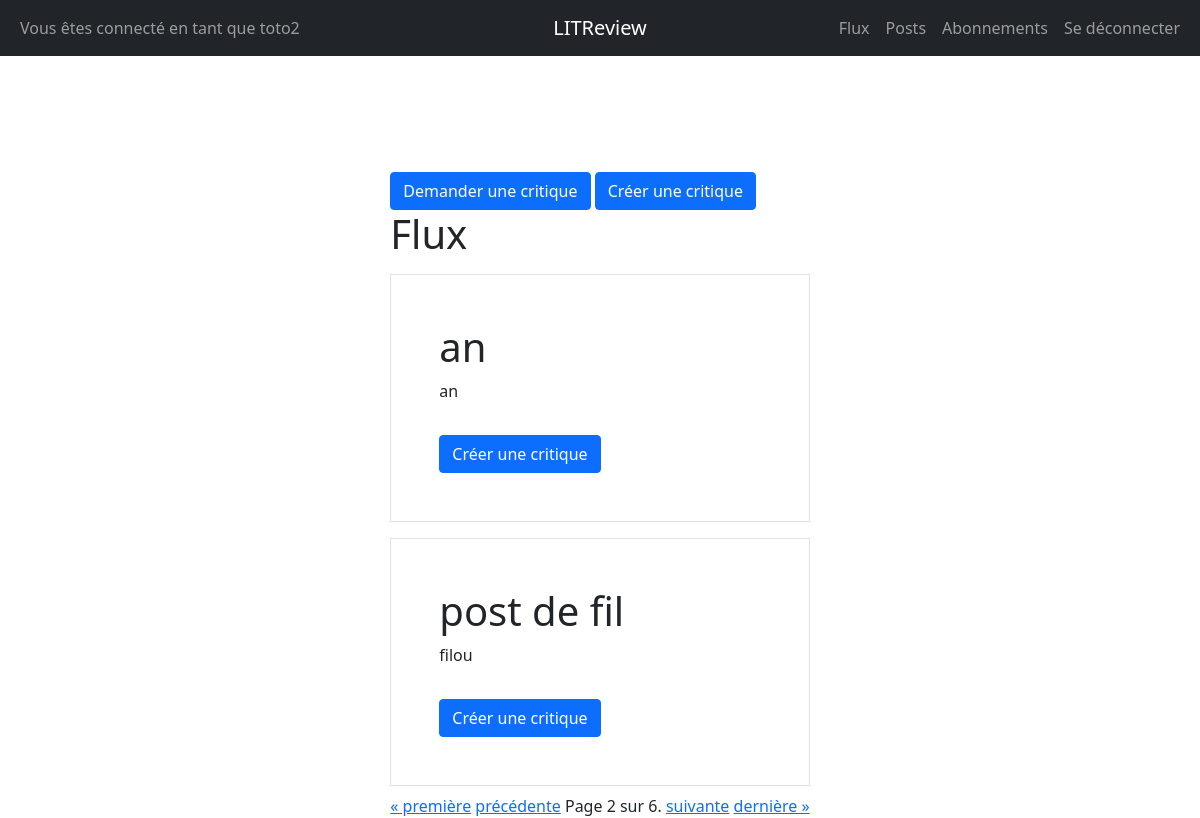
The app's page /flux/?page=2 (signed in) with its own data.
### inscription/models.py (models this page shows)
class User(AbstractUser):
    pass

class Ticket(models.Model):
    title = models.CharField(max_length=128)
    description = models.TextField(max_length=2048, blank=True)
    image = models.ImageField(null=True, blank=True)
    user = models.ForeignKey(to=settings.AUTH_USER_MODEL, on_delete=models.CASCADE)
    time_created = models.DateTimeField(auto_now_add=True)
    IMAGE_MAX_SIZE = (800, 800)
    if image == None :
        def resize_image(self):
            image = Image.open(self.image)
            image.thumbnail(self.IMAGE_MAX_SIZE)
            image.save(self.image.path)
        def save(self, *args, **kwargs):
            super().save(*args, **kwargs)
            self.resize_image()

### inscription/views.py (the view)
# urls.py: path('flux/', views.flux, name='flux'),
@login_required
def flux(request):
    ticket_answer=''
    user_tickets = Ticket.objects.all().filter(user=request.user)
    user_reviews = Review.objects.all().filter(ticket__in=user_tickets).exclude(user=request.user)
    follow = UserFollows.objects.all().filter(user=request.user)
    follower = [f.followed_user for f in follow] + [User.objects.filter(username=request.user)[0]]
    tickets = Ticket.objects.all().filter(user__in=follower)
    tickets = tickets.annotate(content_type=Value('TICKET', CharField()))
    reviews = Review.objects.all().filter(user__in=follower) | user_reviews
    reviews = reviews.annotate(content_type=Value('REVIEW', CharField()))
    posts = sorted(
        chain(reviews, tickets),
        key=lambda post: post.time_created,
        reverse=True
    )
    paginator = Paginator(posts, 2)
    page_number = request.GET.get('page')
    page_obj = paginator.get_page(page_number)
    for item in page_obj.object_list:
        if item.content_type == 'TICKET' :
            ticket_answer = Review.objects.filter(ticket=item)
    return render(request, 'inscription/flux.html', context={'page_obj': page_obj, 'ticket_answer' : ticket_answer})

### inscription/templates/inscription/flux.html (shortened to what this page needs)
{% extends 'inscription/base.html' %}
{% block content %}
<div class="d-flex flex-column">
    <div>
        <a class="btn btn-primary mt-3" href={% url 'create_ticket' %}>Demander une critique</a>
        <a class="btn btn-primary mt-3" href={% url 'create_review' %}>Créer une critique</a>
    </div>
    <h1>Flux </h1>
    {% for post in page_obj %}
    {% if post.content_type == 'TICKET' %}
    <div class="border px-5 py-5 my-2 w-100">
        <h1>{{ post.title }}</h1>
        <p> {{ post.description }} </p>
        {% if not ticket_answer%}
            {% if post.user != request.user %}
            <form action="{% url 'create_review_answer' %}" method="get">
                <button type="submit" class=" btn btn-primary mt-3  ">Créer une critique</button>
            </form>
            {% endif %}
        {% endif %}
    </div>
    {% endif %}
    {% endfor %}
    <span>
        {% if page_obj.has_previous %}
            <a href="?page=1">« première</a>
            <a href="?page={{ page_obj.previous_page_number }}">précédente</a>
        {% endif %}
        <span>
            Page {{ page_obj.number }} sur {{ page_obj.paginator.num_pages }}.
        </span>
        {% if page_obj.has_next %}
            <a href="?page={{ page_obj.next_page_number }}">suivante</a>
            <a href="?page={{ page_obj.paginator.num_pages }}">dernière »</a>
        {% endif %}
    </span>
</div>
{% endblock %}

### inscription/templates/inscription/base.html (shortened to what this page needs)
<!DOCTYPE html>
<html lang="en">
    <head>
        <link href="https://cdn.jsdelivr.net/npm/bootstrap@5.1.3/dist/css/bootstrap.min.css" rel="stylesheet">
    </head>
    <body>
    <nav class="navbar navbar-expand-md navbar-dark bg-dark">
    <div class="container-fluid">
        <div class="navbar-collapse collapse w-100 order-1 order-md-0 dual-collapse2">
            {%  if user.is_authenticated %}
              <ul class="navbar-nav me-auto">
                <li class="nav-item active">
                    <a class="nav-link" href="#">Vous êtes connecté en tant que {{ request.user }}</a>
                </li>
            </ul>
            {% endif %}
        </div>
        <div class="mx-auto order-0">
            <a class="navbar-brand mx-auto" href="{% url 'accueil' %}">LITReview</a>
        </div>
        <div class="navbar-collapse collapse w-100 order-3 dual-collapse2">
            {%  if user.is_authenticated %}
            <ul class="navbar-nav ms-auto">
                <li class="nav-item">
                    <a class="nav-link" href={% url 'flux' %}>Flux</a>
                </li>
                <li class="nav-item">
                    <a class="nav-link" href={% url 'my_posts' %}>Posts</a>
                </li>
                <li class="nav-item">
                    <a class="nav-link" href={% url 'abonnements' %}>Abonnements</a>
                </li>
                <li class="nav-item">
            <a class="nav-link" href="{% url 'logout' %}">Se déconnecter</a>
                </li>
            </ul>
            {% endif %}
        </div>
    </div>
</nav>
    <div class="d-flex justify-content-center" style="margin-top:100px;">
    {% block content %}{% endblock %}
    </div>
    </body>
</html>

### records on screen
User: user "toto2"
Ticket: title "an", description "an"
Ticket: title "post de fil", description "filou"

### other values on screen
{{ page_obj.number }} "2"
{{ page_obj.paginator.num_pages }} "6"
